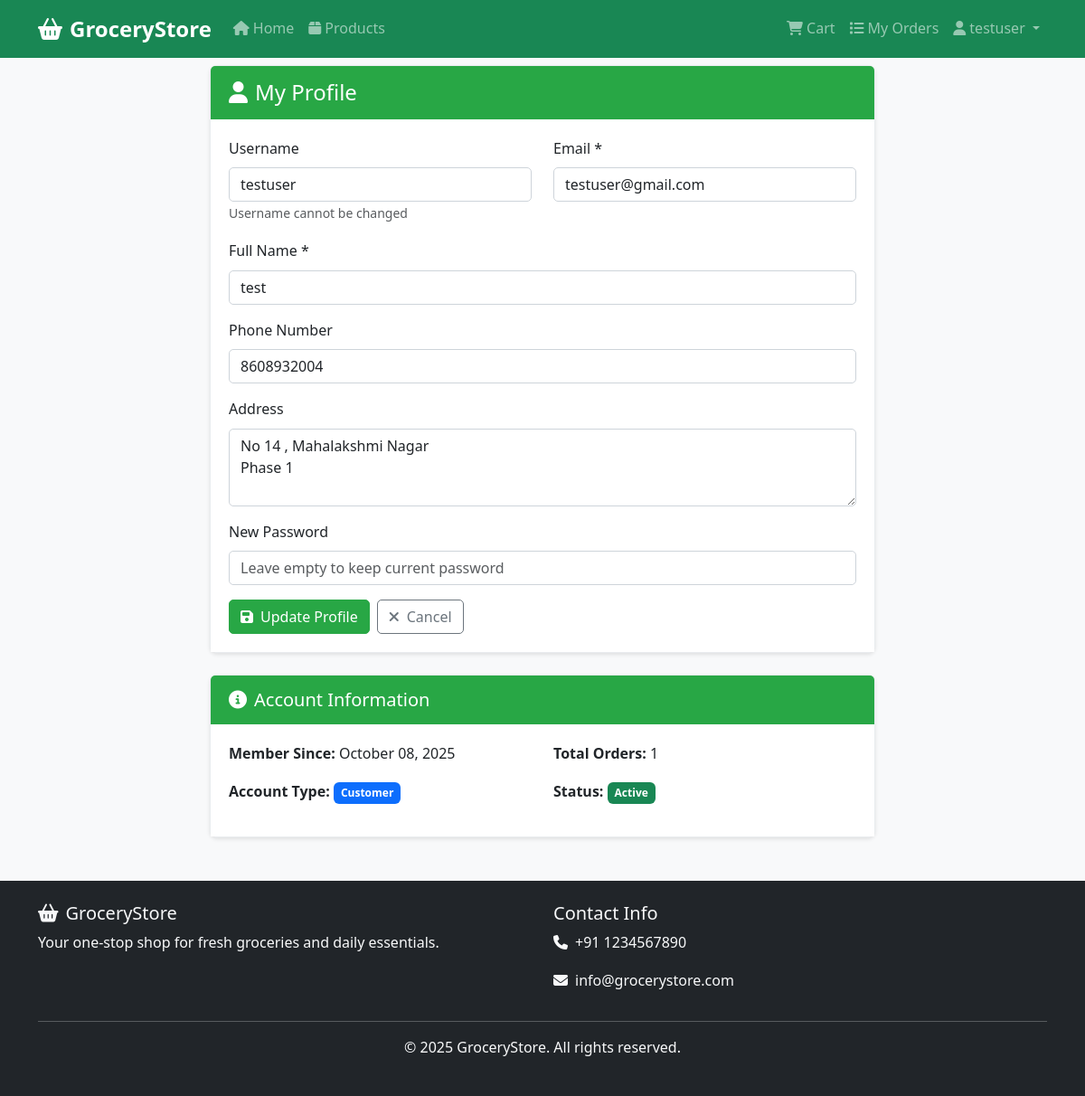
The page /profile (signed in) on the database its author committed.
### app.py (models this page shows)
class User(db.Model):
    id = db.Column(db.Integer, primary_key=True)
    username = db.Column(db.String(80), unique=True, nullable=False)
    email = db.Column(db.String(120), unique=True, nullable=False)
    password_hash = db.Column(db.String(120), nullable=False)
    full_name = db.Column(db.String(100), nullable=False)
    phone = db.Column(db.String(20))
    address = db.Column(db.Text)
    is_admin = db.Column(db.Boolean, default=False)
    created_at = db.Column(db.DateTime, default=datetime.utcnow)

### app.py (the view, shortened to what this page needs)
@app.route('/profile', methods=['GET', 'POST'])
@login_required
def profile():
    user = User.query.get(session['user_id'])
    return render_template('profile.html', user=user)

### app.py (called while the page is built)
def login_required(f):
    @wraps(f)
    def decorated_function(*args, **kwargs):
        if 'user_id' not in session:
            flash('Please log in to access this page.', 'error')
            return redirect(url_for('login'))
        return f(*args, **kwargs)
    return decorated_function

### templates/profile.html (shortened to what this page needs)
{% extends "base.html" %}
{% block content %}
<div class="container">
    <div class="row justify-content-center">
        <div class="col-lg-8">
            <div class="card">
                <div class="card-header bg-success text-white">
                    <h4><i class="fas fa-user me-2"></i>My Profile</h4>
                </div>
                <div class="card-body">
                    <form method="POST">
                        <div class="row">
                            <div class="col-md-6 mb-3">
                                <label for="username" class="form-label">Username</label>
                                <input type="text" class="form-control" id="username" value="{{ user.username }}" readonly>
                                <small class="text-muted">Username cannot be changed</small>
                            </div>
                            <div class="col-md-6 mb-3">
                                <label for="email" class="form-label">Email *</label>
                                <input type="email" class="form-control" id="email" name="email" value="{{ user.email }}" required>
                            </div>
                        </div>
                        <div class="mb-3">
                            <label for="full_name" class="form-label">Full Name *</label>
                            <input type="text" class="form-control" id="full_name" name="full_name" value="{{ user.full_name }}" required>
                        </div>
                        <div class="mb-3">
                            <label for="phone" class="form-label">Phone Number</label>
                            <input type="tel" class="form-control" id="phone" name="phone" value="{{ user.phone or '' }}">
                        </div>
                        <div class="mb-3">
                            <label for="address" class="form-label">Address</label>
                            <textarea class="form-control" id="address" name="address" rows="3">{{ user.address or '' }}</textarea>
                        </div>
                        <div class="mb-3">
                            <label for="new_password" class="form-label">New Password</label>
                            <input type="password" class="form-control" id="new_password" name="new_password"
                                   placeholder="Leave empty to keep current password">
                        </div>
                        <div class="d-grid gap-2 d-md-flex">
                            <button type="submit" class="btn btn-success">
                                <i class="fas fa-save me-2"></i>Update Profile
                            </button>
                            <a href="{{ url_for('index') }}" class="btn btn-outline-secondary">
                                <i class="fas fa-times me-2"></i>Cancel
                            </a>
                        </div>
                    </form>
                </div>
            </div>
            <div class="card mt-4">
                <div class="card-header">
                    <h5><i class="fas fa-info-circle me-2"></i>Account Information</h5>
                </div>
                <div class="card-body">
                    <div class="row">
                        <div class="col-md-6">
                            <p><strong>Member Since:</strong> {{ user.created_at.strftime('%B %d, %Y') }}</p>
                            <p><strong>Account Type:</strong>
                                {% if user.is_admin %}
                                    <span class="badge bg-danger">Administrator</span>
                                {% else %}
                                    <span class="badge bg-primary">Customer</span>
                                {% endif %}
                            </p>
                        </div>
                        <div class="col-md-6">
                            <p><strong>Total Orders:</strong> {{ user.orders|length }}</p>
                            <p><strong>Status:</strong> <span class="badge bg-success">Active</span></p>
                        </div>
                    </div>
                </div>
            </div>
        </div>
    </div>
</div>
{% endblock %}

### templates/base.html (shortened to what this page needs)
<!DOCTYPE html>
<html lang="en">
<head>
  <link href="https://cdn.jsdelivr.net/npm/bootstrap@5.3.0/dist/css/bootstrap.min.css" rel="stylesheet">
  <link rel="stylesheet" href="https://cdnjs.cloudflare.com/ajax/libs/font-awesome/6.4.0/css/all.min.css">
  <link rel="stylesheet" href="{{ url_for('static', filename='css/style.css') }}">
</head>
<body>
  <nav class="navbar navbar-expand-lg navbar-dark bg-success fixed-top">
    <div class="container">
      <a class="navbar-brand fw-bold" href="{{ url_for('index') }}">
        <i class="fas fa-shopping-basket me-2"></i>GroceryStore
      </a>
      <div class="collapse navbar-collapse" id="navbarNav">
        <ul class="navbar-nav me-auto">
          <li class="nav-item">
            <a class="nav-link" href="{{ url_for('index') }}">
              <i class="fas fa-home me-1"></i>Home
            </a>
          </li>
          <li class="nav-item">
            <a class="nav-link" href="{{ url_for('products') }}">
              <i class="fas fa-box me-1"></i>Products
            </a>
          </li>
        </ul>
        <ul class="navbar-nav">
          {% if session.user_id %}
            {% if session.is_admin %}
            <li class="nav-item">
              <a class="nav-link" href="{{ url_for('admin_dashboard') }}">
                <i class="fas fa-cog me-1"></i>Admin Panel
              </a>
            </li>
            {% else %}
            <li class="nav-item">
              <a class="nav-link" href="{{ url_for('cart') }}">
                <i class="fas fa-shopping-cart me-1"></i>Cart
              </a>
            </li>
            <li class="nav-item">
              <a class="nav-link" href="{{ url_for('my_orders') }}">
                <i class="fas fa-list me-1"></i>My Orders
              </a>
            </li>
            {% endif %}
            <li class="nav-item dropdown">
              <a class="nav-link dropdown-toggle" href="#" role="button" data-bs-toggle="dropdown">
                <i class="fas fa-user me-1"></i>{{ session.username }}
              </a>
            </li>
          {% endif %}
        </ul>
      </div>
    </div>
  </nav>
  <main class="mt-5 pt-4">
    {% block content %}{% endblock %}
  </main>
  <footer class="bg-dark text-light py-4 mt-5">
    <div class="container">
      <div class="row">
        <div class="col-md-6">
          <h5><i class="fas fa-shopping-basket me-2"></i>GroceryStore</h5>
          <p>Your one-stop shop for fresh groceries and daily essentials.</p>
        </div>
        <div class="col-md-6">
          <h5>Contact Info</h5>
          <p><i class="fas fa-phone me-2"></i>+91 1234567890</p>
          <p><i class="fas fa-envelope me-2"></i>info@grocerystore.com</p>
        </div>
      </div>
      <hr>
      <div class="text-center">
        <p>&copy; 2025 GroceryStore. All rights reserved.</p>
      </div>
    </div>
  </footer>
</body>
</html>

### static/css/style.css (style rules this page uses)
:root { --primary-color: #28a745; --secondary-color: #6c757d; --success-color: #28a745; --danger-color: #dc3545; --warning-color: #ffc107; --info-color: #17a2b8; --light-color: #f8f9fa; --dark-color: #343a40; }
body { font-family: 'Segoe UI', Tahoma, Geneva, Verdana, sans-serif; line-height: 1.6; color: #333; background-color: #f8f9fa; }
.navbar-brand { font-weight: bold; font-size: 1.5rem; }
.btn { border-radius: 5px; font-weight: 500; transition: all 0.2s ease; }
.btn-success { background-color: var(--success-color); border-color: var(--success-color); }
.form-control { border-radius: 5px; border: 1px solid #ced4da; transition: border-color 0.15s ease-in-out, box-shadow 0.15s ease-in-out; }
.card-header { background-color: var(--success-color) !important; border-bottom: none; color: white !important; font-weight: 600; padding: 15px 20px; }
.card-header h3, .card-header h4, .card-header h5 { color: white !important; margin-bottom: 0; }
.card-body { padding: 20px; background-color: white; }
.card { border-radius: 8px; border: 1px solid #e9ecef; box-shadow: 0 2px 4px rgba(0,0,0,0.1); }
.badge { font-size: 0.75em; padding: 0.375rem 0.5rem; }
footer { margin-top: auto; background-color: #343a40 !important; }

### rows shown on the page
User: username "testuser", email "testuser@gmail.com", full_name "test", phone "8608932004", address "No 14 , Mahalakshmi Nagar Phase 1", created_at "October 08, 2025"

### other values the page prints
{{ user.orders|length }} "1"
